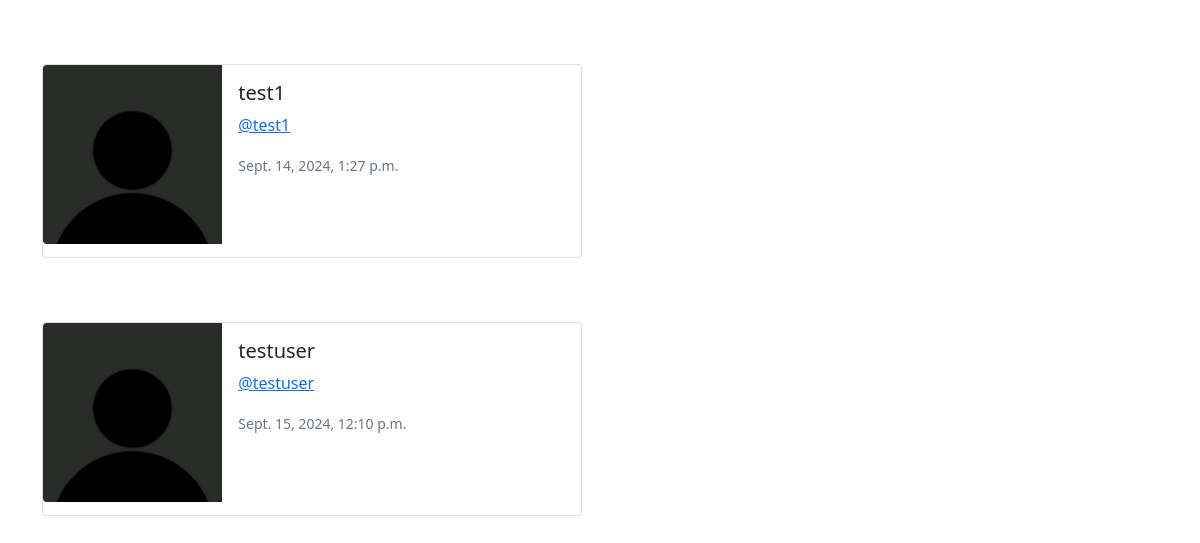
/profile_list/ (signed in, lower part), run on an earlier commit of the app's database.
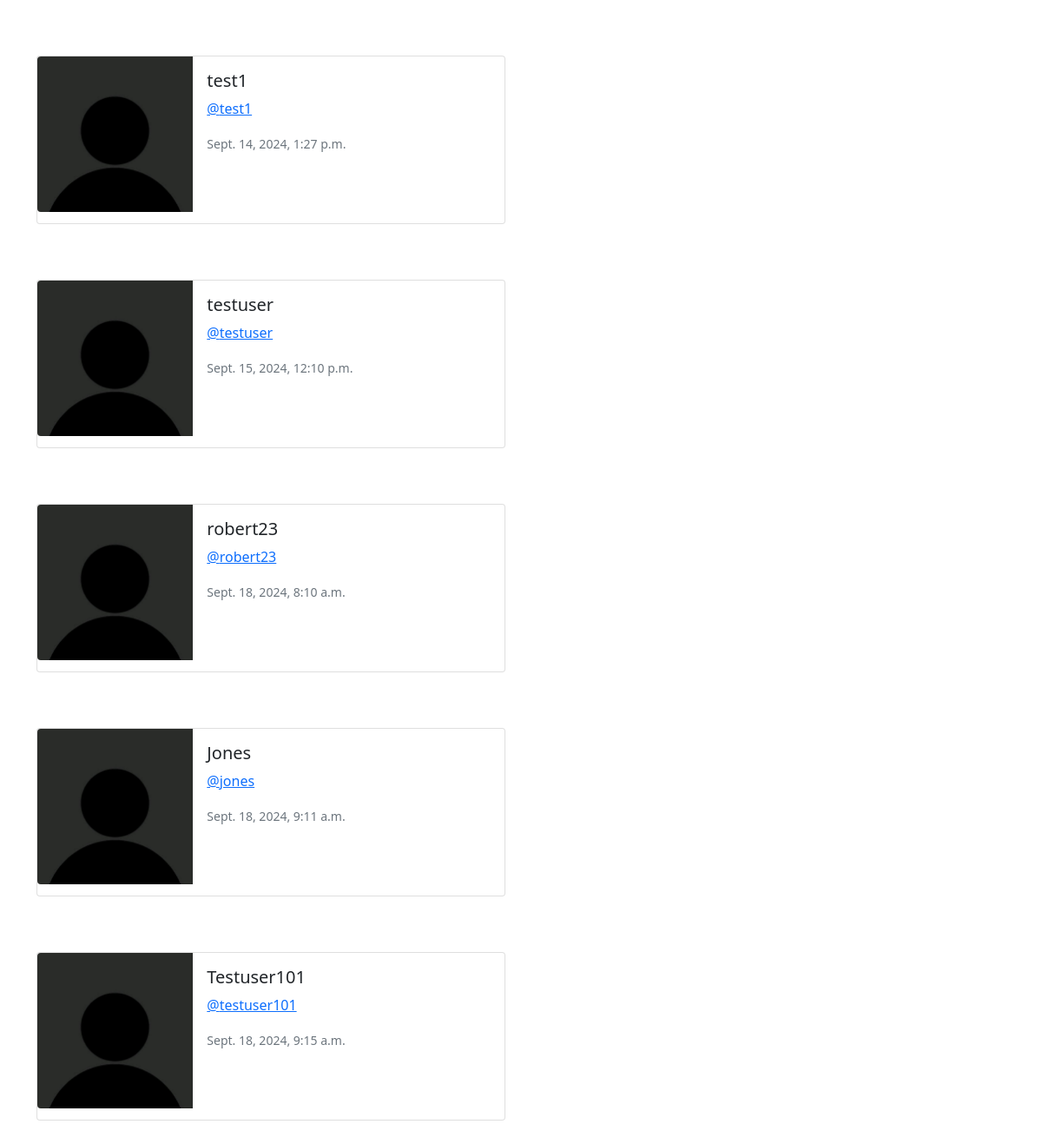
And on a later commit of the database.
### base/models.py (models this page shows, shortened)
class Profile(models.Model):
    profile_pic= models.ImageField(upload_to=('static/images/'), null=True, blank=True)
    user = models.OneToOneField(User, on_delete=models.CASCADE)
    follows = models.ManyToManyField("self",
                                     related_name='followed_by',
                                     symmetrical=False,
                                     blank=True)
    date_modified = models.DateTimeField(user, auto_now_add=True)
    profile_bio= models.CharField(max_length=400, null=True, blank=True)
    twitter_link=models.CharField(max_length=100, null=True, blank=True)
    github_link= models.CharField(max_length=100, null=True, blank=True)
    linkedln_link= models.CharField(max_length=100, null=True, blank=True)
    portfolio_link= models.CharField(max_length=100, null=True, blank=True)

### base/views.py (the view)
# urls.py: path('profile_list/', views.profile_list, name= 'profile_list'),
def profile_list(request):
    if request.user.is_authenticated:
        profiles = Profile.objects.exclude(user= request.user)
        context= {"profiles":profiles }
        return render(request, 'base/profile_list.html', context)
    else:
        messages.success(request,('Only login users can view this page'))
        return redirect('home')

### base/templates/base/profile_list.html (shortened to what this page needs)
{% extends 'main.html' %}
{% load static %}
{% block content %}
<br/>
{%  if profiles %}
{% for profile in profiles %}
<div class="card mb-3" style="max-width: 540px;">
    <div class="row g-0">
      <div class="col-md-4">
        {% if profile.profile_pic %}
        <img src= "{{ profile.profile_pic.url }}" withd= 200 height=200 class="img-fluid rounded-start" alt= "{{ profile.user.username }}">
        {%else%}
        <img src="{% static 'images/profile_pic.jpeg' %}" class="img-fluid rounded-start" alt="Profile image">
        {% endif %}
      </div>
      <div class="col-md-8">
        <div class="card-body">
          <h5 class="card-title">{{ profile.user.username }}</h5>
          <p class="card-text"><a href="{% url 'profile' profile.user.id %}">@{{ profile.user.username | lower }}</a></p>
          <p class="card-text"><small class="text-muted"> {{profile.date_modified}}</small></p>
          <br/><br/>
        </div>
      </div>
    </div>
  </div>
  <br/><br/>
    {% endfor%}
{% endif %}
{% endblock content %}

### templates/main.html (shortened to what this page needs)
<!doctype html>
<html lang="en">
  <head>
    <link href="https://cdn.jsdelivr.net/npm/bootstrap@5.0.2/dist/css/bootstrap.min.css" rel="stylesheet">
  </head>
  <body>
  <br/>
    <div class="container">
      <br/>
    {% block content %}
    {% endblock content %}
    </div>
  </body>
</html>

### templates/navbar.html (shortened to what this page needs)
{%load static%}

What changed in the data, as far as the page shows it:
added Profile: user.username "robert23", date_modified "Sept. 18, 2024, 8:10 a.m."
added Profile: user.username "Jones", user.username "jones", date_modified "Sept. 18, 2024, 9:11 a.m."
added Profile: user.username "Testuser101", user.username "testuser101", date_modified "Sept. 18, 2024, 9:15 a.m."
